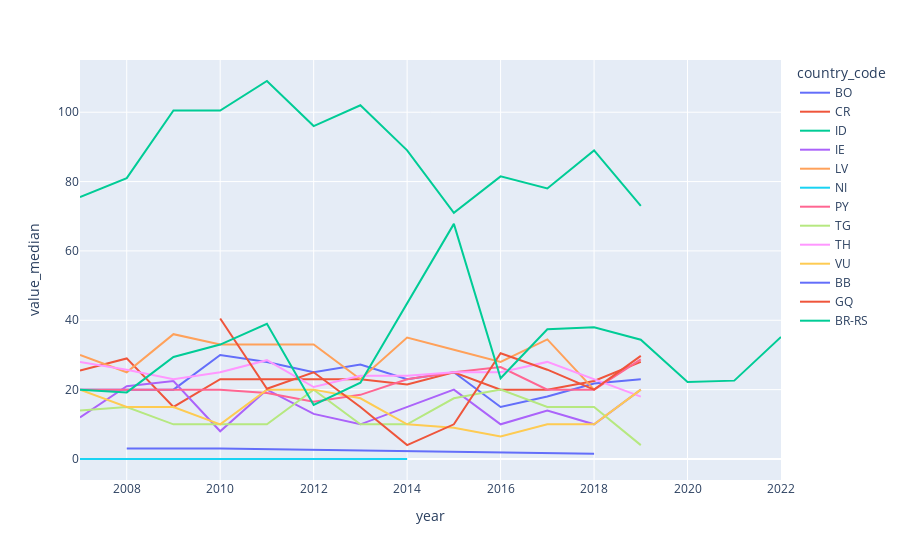

Notebook code for this chart:
### Code cell
fig = go.Figure()

fig = px.line(
    df_full, 
    x='year', y='value_median', color='country_code'
    , custom_data=['year', 'value_median']
)

fig.show()

### Figure 1 — Plotly figure (JSON) as saved in the notebook; plotly's stock layout.template omitted (floating-point values rounded to 4 significant figures)
{"data": [{"customdata": [[2007, 20], [2008, 20], [2009, 20], [2010, 30], [2011, 28], [2012, 25], [2013, 27.25], [2014, 23], [2015, 25], [2016, 15], [2017, 18], [2018, 21.75], [2019, 23]], "hovertemplate": "country_code=BO<br>year=%{x}<br>value_median=%{y}<extra></extra>", "legendgroup": "BO", "line": {"color": "#636efa", "dash": "solid"}, "marker": {"symbol": "circle"}, "mode": "lines", "name": "BO", "orientation": "v", "showlegend": true, "type": "scatter", "x": [2007, 2008, 2009, 2010, 2011, 2012, 2013, 2014, 2015, 2016, 2017, 2018, 2019], "xaxis": "x", "y": [20, 20, 20, 30, 28, 25, 27.25, 23, 25, 15, 18, 21.75, 23], "yaxis": "y"}, {"customdata": [[2007, 25.5], [2008, 29], [2009, 15], [2010, 23], [2011, 23], [2012, 23], [2013, 23], [2014, 21.5], [2015, 25], [2016, 20], [2017, 20], [2018, 22.5], [2019, 28]], "hovertemplate": "country_code=CR<br>year=%{x}<br>value_median=%{y}<extra></extra>", "legendgroup": "CR", "line": {"color": "#EF553B", "dash": "solid"}, "marker": {"symbol": "circle"}, "mode": "lines", "name": "CR", "orientation": "v", "showlegend": true, "type": "scatter", "x": [2007, 2008, 2009, 2010, 2011, 2012, 2013, 2014, 2015, 2016, 2017, 2018, 2019], "xaxis": "x", "y": [25.5, 29, 15, 23, 23, 23, 23, 21.5, 25, 20, 20, 22.5, 28], "yaxis": "y"}, {"customdata": [[2007, 75.5], [2008, 81], [2009, 100.5], [2010, 100.5], [2011, 109], [2012, 96], [2013, 102], [2014, 89], [2015, 71], [2016, 81.5], [2017, 78], [2018, 89], [2019, 73]], "hovertemplate": "country_code=ID<br>year=%{x}<br>value_median=%{y}<extra></extra>", "legendgroup": "ID", "line": {"color": "#00cc96", "dash": "solid"}, "marker": {"symbol": "circle"}, "mode": "lines", "name": "ID", "orientation": "v", "showlegend": true, "type": "scatter", "x": [2007, 2008, 2009, 2010, 2011, 2012, 2013, 2014, 2015, 2016, 2017, 2018, 2019], "xaxis": "x", "y": [75.5, 81, 100.5, 100.5, 109, 96, 102, 89, 71, 81.5, 78, 89, 73], "yaxis": "y"}, {"customdata": [[2007, 12], [2008, 21], [2009, 22.5], [2010, 8], [2011, 20], [2012, 13], [2013, 10], [2014, 15], [2015, 20], [2016, 10], [2017, 14], [2018, 10], [2019, 20]], "hovertemplate": "country_code=IE<br>year=%{x}<br>value_median=%{y}<extra></extra>", "legendgroup": "IE", "line": {"color": "#ab63fa", "dash": "solid"}, "marker": {"symbol": "circle"}, "mode": "lines", "name": "IE", "orientation": "v", "showlegend": true, "type": "scatter", "x": [2007, 2008, 2009, 2010, 2011, 2012, 2013, 2014, 2015, 2016, 2017, 2018, 2019], "xaxis": "x", "y": [12, 21, 22.5, 8, 20, 13, 10, 15, 20, 10, 14, 10, 20], "yaxis": "y"}, {"customdata": [[2007, 30], [2008, 25], [2009, 36], [2010, 33], [2011, 33], [2012, 33], [2013, 23], [2014, 35], [2015, 31.5], [2016, 28], [2017, 34.5], [2018, 20]], "hovertemplate": "country_code=LV<br>year=%{x}<br>value_median=%{y}<extra></extra>", "legendgroup": "LV", "line": {"color": "#FFA15A", "dash": "solid"}, "marker": {"symbol": "circle"}, "mode": "lines", "name": "LV", "orientation": "v", "showlegend": true, "type": "scatter", "x": [2007, 2008, 2009, 2010, 2011, 2012, 2013, 2014, 2015, 2016, 2017, 2018], "xaxis": "x", "y": [30, 25, 36, 33, 33, 33, 23, 35, 31.5, 28, 34.5, 20], "yaxis": "y"}, {"customdata": [[2007, 0], [2014, 0]], "hovertemplate": "country_code=NI<br>year=%{x}<br>value_median=%{y}<extra></extra>", "legendgroup": "NI", "line": {"color": "#19d3f3", "dash": "solid"}, "marker": {"symbol": "circle"}, "mode": "lines", "name": "NI", "orientation": "v", "showlegend": true, "type": "scatter", "x": [2007, 2014], "xaxis": "x", "y": [0, 0], "yaxis": "y"}, {"customdata": [[2007, 20], [2008, 20], [2009, 20], [2010, 20], [2011, 19], [2012, 16.5], [2013, 18.5], [2014, 23], [2015, 25], [2016, 26.5], [2017, 20], [2018, 20], [2019, 28.75]], "hovertemplate": "country_code=PY<br>year=%{x}<br>value_median=%{y}<extra></extra>", "legendgroup": "PY", "line": {"color": "#FF6692", "dash": "solid"}, "marker": {"symbol": "circle"}, "mode": "lines", "name": "PY", "orientation": "v", "showlegend": true, "type": "scatter", "x": [2007, 2008, 2009, 2010, 2011, 2012, 2013, 2014, 2015, 2016, 2017, 2018, 2019], "xaxis": "x", "y": [20, 20, 20, 20, 19, 16.5, 18.5, 23, 25, 26.5, 20, 20, 28.75], "yaxis": "y"}, {"customdata": [[2007, 14], [2008, 15], [2009, 10], [2010, 10], [2011, 10], [2012, 20], [2013, 10], [2014, 10], [2015, 17.5], [2016, 20], [2017, 15], [2018, 15], [2019, 4]], "hovertemplate": "country_code=TG<br>year=%{x}<br>value_median=%{y}<extra></extra>", "legendgroup": "TG", "line": {"color": "#B6E880", "dash": "solid"}, "marker": {"symbol": "circle"}, "mode": "lines", "name": "TG", "orientation": "v", "showlegend": true, "type": "scatter", "x": [2007, 2008, 2009, 2010, 2011, 2012, 2013, 2014, 2015, 2016, 2017, 2018, 2019], "xaxis": "x", "y": [14, 15, 10, 10, 10, 20, 10, 10, 17.5, 20, 15, 15, 4], "yaxis": "y"}, {"customdata": [[2007, 28], [2008, 25.75], [2009, 23], [2010, 25], [2011, 28.5], [2012, 20.75], [2013, 24], [2014, 24], [2015, 25], [2016, 25], [2017, 28], [2018, 23], [2019, 18]], "hovertemplate": "country_code=TH<br>year=%{x}<br>value_median=%{y}<extra></extra>", "legendgroup": "TH", "line": {"color": "#FF97FF", "dash": "solid"}, "marker": {"symbol": "circle"}, "mode": "lines", "name": "TH", "orientation": "v", "showlegend": true, "type": "scatter", "x": [2007, 2008, 2009, 2010, 2011, 2012, 2013, 2014, 2015, 2016, 2017, 2018, 2019], "xaxis": "x", "y": [28, 25.75, 23, 25, 28.5, 20.75, 24, 24, 25, 25, 28, 23, 18], "yaxis": "y"}, {"customdata": [[2007, 20], [2008, 15], [2009, 15], [2010, 10], [2011, 20], [2012, 20], [2013, 17.5], [2014, 10], [2015, 9], [2016, 6.5], [2017, 10], [2018, 10], [2019, 20]], "hovertemplate": "country_code=VU<br>year=%{x}<br>value_median=%{y}<extra></extra>", "legendgroup": "VU", "line": {"color": "#FECB52", "dash": "solid"}, "marker": {"symbol": "circle"}, "mode": "lines", "name": "VU", "orientation": "v", "showlegend": true, "type": "scatter", "x": [2007, 2008, 2009, 2010, 2011, 2012, 2013, 2014, 2015, 2016, 2017, 2018, 2019], "xaxis": "x", "y": [20, 15, 15, 10, 20, 20, 17.5, 10, 9, 6.5, 10, 10, 20], "yaxis": "y"}, {"customdata": [[2008, 3], [2010, 3], [2018, 1.5]], "hovertemplate": "country_code=BB<br>year=%{x}<br>value_median=%{y}<extra></extra>", "legendgroup": "BB", "line": {"color": "#636efa", "dash": "solid"}, "marker": {"symbol": "circle"}, "mode": "lines", "name": "BB", "orientation": "v", "showlegend": true, "type": "scatter", "x": [2008, 2010, 2018], "xaxis": "x", "y": [3, 3, 1.5], "yaxis": "y"}, {"customdata": [[2010, 40.5], [2011, 20.25], [2012, 25], [2013, 15], [2014, 4], [2015, 10], [2016, 30.5], [2017, 25.75], [2018, 20], [2019, 29.75]], "hovertemplate": "country_code=GQ<br>year=%{x}<br>value_median=%{y}<extra></extra>", "legendgroup": "GQ", "line": {"color": "#EF553B", "dash": "solid"}, "marker": {"symbol": "circle"}, "mode": "lines", "name": "GQ", "orientation": "v", "showlegend": true, "type": "scatter", "x": [2010, 2011, 2012, 2013, 2014, 2015, 2016, 2017, 2018, 2019], "xaxis": "x", "y": [40.5, 20.25, 25, 15, 4, 10, 30.5, 25.75, 20, 29.75], "yaxis": "y"}, {"customdata": [[2007, 20], [2008, 19.2], [2009, 29.4], [2010, 33], [2011, 39], [2012, 15.6], [2013, 22], [2014, 44.8], [2015, 67.8], [2016, 23.3], [2017, 37.4], [2018, 38], [2019, 34.4], [2020, 22.2], [2021, 22.6], [2022, 35.2]], "hovertemplate": "country_code=BR-RS<br>year=%{x}<br>value_median=%{y}<extra></extra>", "legendgroup": "BR-RS", "line": {"color": "#00cc96", "dash": "solid"}, "marker": {"symbol": "circle"}, "mode": "lines", "name": "BR-RS", "orientation": "v", "showlegend": true, "type": "scatter", "x": [2007, 2008, 2009, 2010, 2011, 2012, 2013, 2014, 2015, 2016, 2017, 2018, 2019, 2020, 2021, 2022], "xaxis": "x", "y": [20, 19.2, 29.4, 33, 39, 15.6, 22, 44.8, 67.8, 23.3, 37.4, 38, 34.4, 22.2, 22.6, 35.2], "yaxis": "y"}], "layout": {"legend": {"title": {"text": "country_code"}, "tracegroupgap": 0}, "margin": {"t": 60}, "xaxis": {"anchor": "y", "domain": [0, 1], "title": {"text": "year"}}, "yaxis": {"anchor": "x", "domain": [0, 1], "title": {"text": "value_median"}}}}
